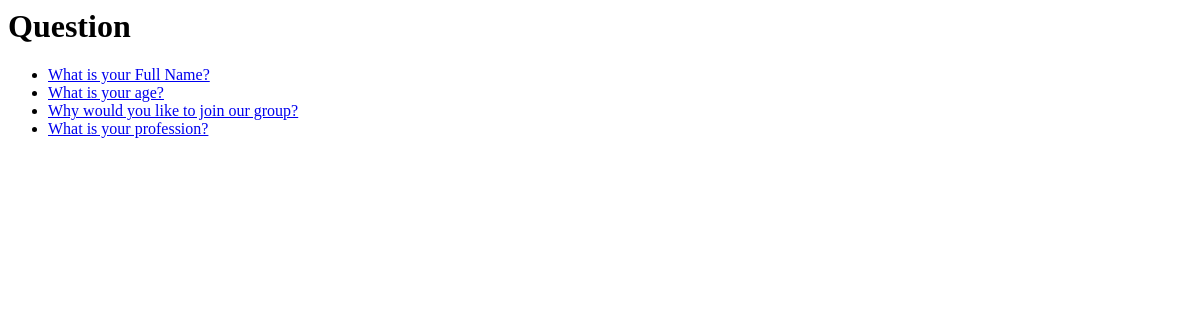
The app's page /survey/, older data.
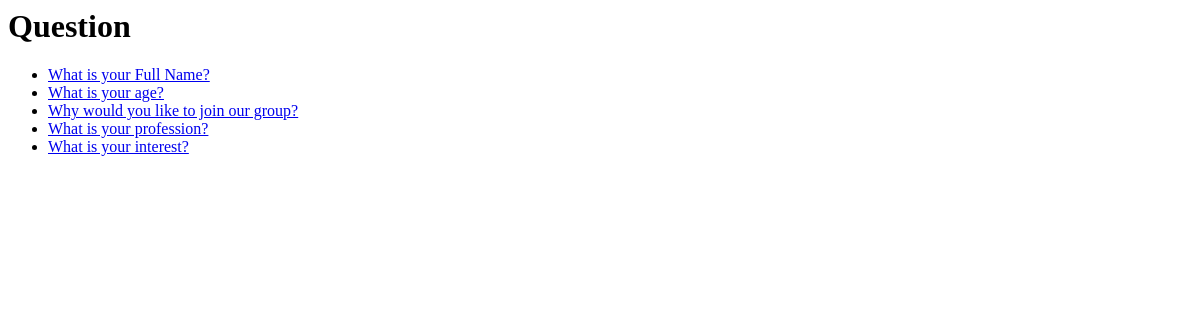
The same page, newer data.
### survey/models.py (models this page shows, shortened)
class Question(models.Model):
    question_text = models.CharField(max_length=200)
    pub_date = models.DateTimeField('date published')
    def was_published_recently(self):
        return self.pub_date >= timezone.now()-datetime.timedelta(days=1)
    was_published_recently.admin_order_field = 'pub_date'
    was_published_recently.boolean = True
    was_published_recently.short_description = 'Published recently?'

### survey/views.py (the view)
# urls.py: path('',views.index, name='index'),
def index(request):
    latest_question_list= Question.objects.all()
    context = {'latest_question_list': latest_question_list}
    return render(request, 'index.html', context)

### survey/templates/index.html
{% load static %}
<link rel="stylesheet" type="text/css" href="{% static '/style.css' %}" />
     <h1>Question</h1>
        {% if latest_question_list %}
        <ul>
          {% for question in latest_question_list %}
          <li>
            <a href="{% url 'survey:detail' question_id %}">{{question.question_text}}</a>
          </li>
           {% endfor %}
        </ul>
        {% else %}
          <p>NO Survey Available</p>
        {% endif %}

Row changes from the older to the newer data that the page shows:
added Question: question_text "What is your interest?"
